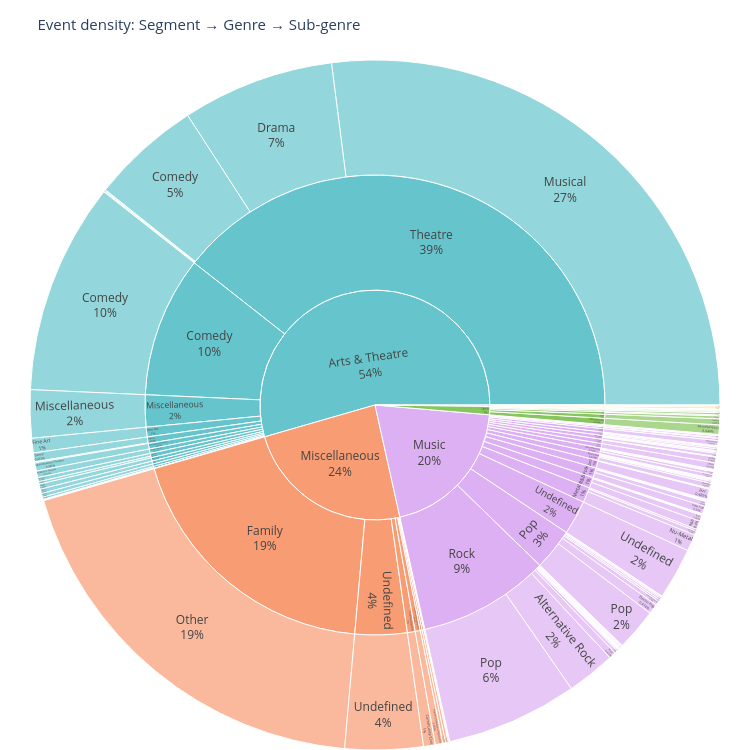

The notebook cell this image was saved under:
### Code cell
import plotly.express as px

# Build a flat table with one row per (segment, genre, sub_genre) combination.
# Rows missing any level are filled with a placeholder so every event is counted.
sun_df = (
    df
    .dropna(subset=['segment'])                        # must have at least a segment
    .assign(
        genre_label    = df['genre'].fillna('(no genre)'),
        subgenre_label = df['sub_genre'].fillna('(no sub-genre)'),
    )
    .groupby(['segment', 'genre_label', 'subgenre_label'], observed=True)
    .size()
    .rename('event_count')
    .reset_index()
)

fig = px.sunburst(
    sun_df,
    path=['segment', 'genre_label', 'subgenre_label'],
    values='event_count',
    color='segment',
    color_discrete_sequence=px.colors.qualitative.Pastel,
    title='Event density: Segment → Genre → Sub-genre',
    width=750,
    height=750,
)

fig.update_traces(
    textinfo='label+percent entry',
    hovertemplate='<b>%{label}</b><br>Events: %{value:,}<br>Share of parent: %{percentParent:.1%}<extra></extra>',
)
fig.update_layout(
    margin=dict(t=60, l=0, r=0, b=0),
    title_font_size=15,
)
fig.show()

### Figure 1 — Plotly figure (JSON) as saved in the notebook; plotly's stock layout.template omitted (floating-point values rounded to 4 significant figures; data arrays with more than 128 entries replaced by an {"elided": "..."} marker saying what was removed)
{"data": [{"branchvalues": "total", "customdata": {"elided": "186x1 str values"}, "domain": {"x": [0, 1], "y": [0, 1]}, "hovertemplate": "<b>%{label}</b><br>Events: %{value:,}<br>Share of parent: %{percentParent:.1%}<extra></extra>", "ids": {"elided": "186 str values"}, "labels": {"elided": "186 str values"}, "marker": {"colors": {"elided": "186 str values"}}, "name": "", "parents": {"elided": "186 str values"}, "textinfo": "label+percent entry", "type": "sunburst", "values": {"elided": "186 float values"}}], "layout": {"height": 750, "legend": {"tracegroupgap": 0}, "margin": {"b": 0, "l": 0, "r": 0, "t": 60}, "sunburstcolorway": ["rgb(102, 197, 204)", "rgb(246, 207, 113)", "rgb(248, 156, 116)", "rgb(220, 176, 242)", "rgb(135, 197, 95)", "rgb(158, 185, 243)", "rgb(254, 136, 177)", "rgb(201, 219, 116)", "rgb(139, 224, 164)", "rgb(180, 151, 231)", "rgb(179, 179, 179)"], "title": {"font": {"size": 15}, "text": "Event density: Segment → Genre → Sub-genre"}, "width": 750}}
